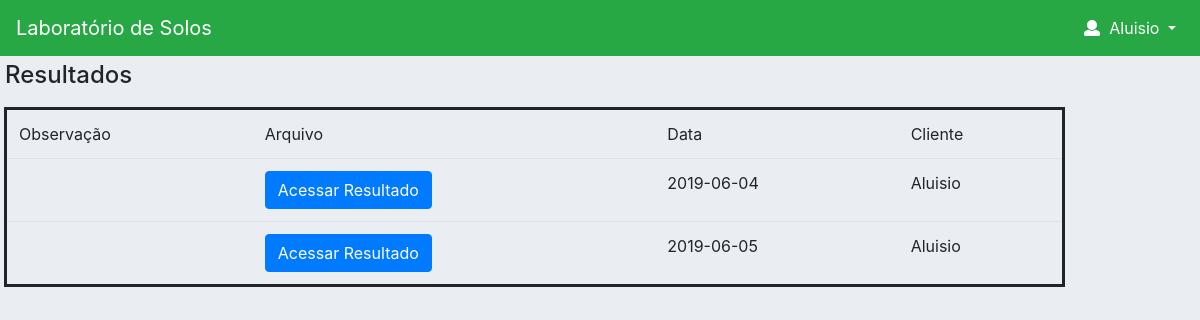
Screenshot of /resultados.php (signed in) with the database file from the repository.
### tables this page shows
CREATE TABLE IF NOT EXISTS `resultados` (
  `id` int(11) NOT NULL AUTO_INCREMENT,
  `identificador_amostra` varchar(255) NOT NULL,
  `observacao` text,
  `pdf` text NOT NULL,
  `data` date DEFAULT NULL,
  `identificador_cliente_resultados` varchar(14) NOT NULL,
  PRIMARY KEY (`id`),
  KEY `identificador_amostra` (`identificador_amostra`),
  KEY `identificador_cliente_resultados` (`identificador_cliente_resultados`)
);

CREATE TABLE IF NOT EXISTS `clientes` (
  `identificador` varchar(14) NOT NULL,
  `nome` varchar(255) NOT NULL,
  `sobrenome` varchar(255) NOT NULL,
  `senha` varchar(255) NOT NULL,
  `cod_endereco` int(11) NOT NULL,
  PRIMARY KEY (`identificador`),
  KEY `cod_endereco` (`cod_endereco`)
);

### db/resultados.php (called while the page is built, shortened)
<?php
function lista_resultados_cliente($identificador){
	$connection = db_connect();
	$resultados  = array();
	$command = "SELECT r.id,r.observacao, r.pdf as arquivo, r.data, c.nome as cliente FROM
				resultados r
				INNER JOIN clientes c
				ON r.identificador_cliente_resultados = c.identificador
				WHERE c.identificador = '$identificador' ;";
	$result = mysqli_query($connection,$command);
	while($data = mysqli_fetch_assoc($result)){
			array_push($resultados, $data);
	}
	return $resultados;
}
?>

### resultados.php (the view, shortened to what this page needs)
	<?php
		require_once("db/resultados.php");
		require_once("menu_cliente.php");
	 ?>
<section id="conteudo">
	<fieldset>
		 <legend>
		  <table>
			 <tr>
				<td><h4>Resultados</h4></a></td>
			 </tr>
		  </table>
		 </legend>
		 <article>
			  <table class="table" style="border: solid;">
			   <tr class="tr">
				<td class="tabletd">Observação</td>
				<td class="tabletd">Arquivo</td>
				<td class="tabletd">Data</td>
				<td class="tabletd">Cliente</td>
				</tr>
			   <?php
			   		$listaderesultados = lista_resultados_cliente($_SESSION['identificador']);
					foreach ($listaderesultados as $data):
				?>
				<tr class="tr">
				<td class="td"><?=$data["observacao"]?></td>
				<td class="td"><a target="_blank" href="<?=$data["arquivo"]?>"><button class="btn btn-primary">Acessar Resultado</button></a></td>
				<td class="td"><?=$data["data"]?></td>
				<td class="td"><?=$data["cliente"]?></td>
				</tr>
				<?php
				 	endforeach
				?>
		     </table>
        </article>
	</fieldset>
  </section>
</body>
</html>

### css/dashboard.css (style rules this page uses)
body { background-color: #eaeef3; }

### rows the page displays
resultados: data "2019-06-04", identificador_cliente_resultados.nome "Aluisio"
resultados: data "2019-06-05", identificador_cliente_resultados.nome "Aluisio"

### other values shown
$_SESSION['nome'] "Aluisio"
